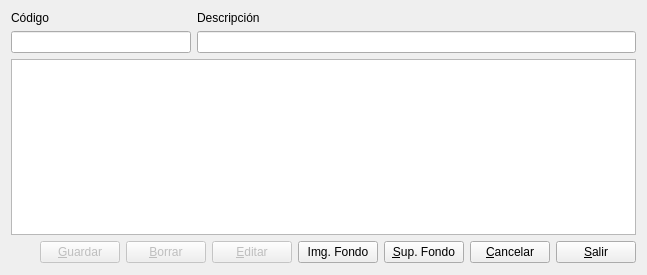
<?xml version="1.0" encoding="UTF-8"?>
<ui version="4.0">
 <class>listadocs</class>
 <widget class="QDialog" name="listadocs">
  <property name="geometry">
   <rect>
    <x>0</x>
    <y>0</y>
    <width>647</width>
    <height>275</height>
   </rect>
  </property>
  <property name="windowTitle">
   <string>Tipos de documentos</string>
  </property>
  <layout class="QVBoxLayout" name="verticalLayout_3">
   <item>
    <layout class="QHBoxLayout" name="horizontalLayout">
     <item>
      <layout class="QVBoxLayout" name="verticalLayout">
       <item>
        <widget class="QLabel" name="label">
         <property name="text">
          <string>Código</string>
         </property>
        </widget>
       </item>
       <item>
        <widget class="QLineEdit" name="codigolineEdit">
         <property name="minimumSize">
          <size>
           <width>180</width>
           <height>0</height>
          </size>
         </property>
         <property name="maximumSize">
          <size>
           <width>180</width>
           <height>16777215</height>
          </size>
         </property>
        </widget>
       </item>
      </layout>
     </item>
     <item>
      <layout class="QVBoxLayout" name="verticalLayout_2">
       <item>
        <widget class="QLabel" name="label_2">
         <property name="text">
          <string>Descripción</string>
         </property>
        </widget>
       </item>
       <item>
        <widget class="QLineEdit" name="descriplineEdit"/>
       </item>
      </layout>
     </item>
    </layout>
   </item>
   <item>
    <widget class="QTableView" name="tabla"/>
   </item>
   <item>
    <layout class="QHBoxLayout" name="horizontalLayout_2">
     <item>
      <spacer name="horizontalSpacer">
       <property name="orientation">
        <enum>Qt::Horizontal</enum>
       </property>
       <property name="sizeHint" stdset="0">
        <size>
         <width>48</width>
         <height>23</height>
        </size>
       </property>
      </spacer>
     </item>
     <item>
      <widget class="QPushButton" name="guardarpushButton">
       <property name="enabled">
        <bool>false</bool>
       </property>
       <property name="text">
        <string>&amp;Guardar</string>
       </property>
       <property name="default">
        <bool>true</bool>
       </property>
      </widget>
     </item>
     <item>
      <widget class="QPushButton" name="borrarpushButton">
       <property name="enabled">
        <bool>false</bool>
       </property>
       <property name="text">
        <string>&amp;Borrar</string>
       </property>
      </widget>
     </item>
     <item>
      <widget class="QPushButton" name="editarpushButton">
       <property name="enabled">
        <bool>false</bool>
       </property>
       <property name="text">
        <string>&amp;Editar</string>
       </property>
      </widget>
     </item>
     <item>
      <widget class="QPushButton" name="img_pushButton">
       <property name="text">
        <string>Img. Fondo</string>
       </property>
      </widget>
     </item>
     <item>
      <widget class="QPushButton" name="sup_fondo_pushButton">
       <property name="text">
        <string>&amp;Sup. Fondo</string>
       </property>
      </widget>
     </item>
     <item>
      <widget class="QPushButton" name="cancelarpushButton">
       <property name="text">
        <string>&amp;Cancelar</string>
       </property>
      </widget>
     </item>
     <item>
      <widget class="QPushButton" name="salirpushButton">
       <property name="text">
        <string>&amp;Salir</string>
       </property>
      </widget>
     </item>
    </layout>
   </item>
  </layout>
 </widget>
 <tabstops>
  <tabstop>tabla</tabstop>
  <tabstop>codigolineEdit</tabstop>
  <tabstop>descriplineEdit</tabstop>
  <tabstop>guardarpushButton</tabstop>
  <tabstop>borrarpushButton</tabstop>
  <tabstop>editarpushButton</tabstop>
  <tabstop>img_pushButton</tabstop>
  <tabstop>sup_fondo_pushButton</tabstop>
  <tabstop>cancelarpushButton</tabstop>
  <tabstop>salirpushButton</tabstop>
 </tabstops>
 <resources/>
 <connections>
  <connection>
   <sender>salirpushButton</sender>
   <signal>clicked()</signal>
   <receiver>listadocs</receiver>
   <slot>reject()</slot>
   <hints>
    <hint type="sourcelabel">
     <x>587</x>
     <y>271</y>
    </hint>
    <hint type="destinationlabel">
     <x>643</x>
     <y>231</y>
    </hint>
   </hints>
  </connection>
 </connections>
</ui>
